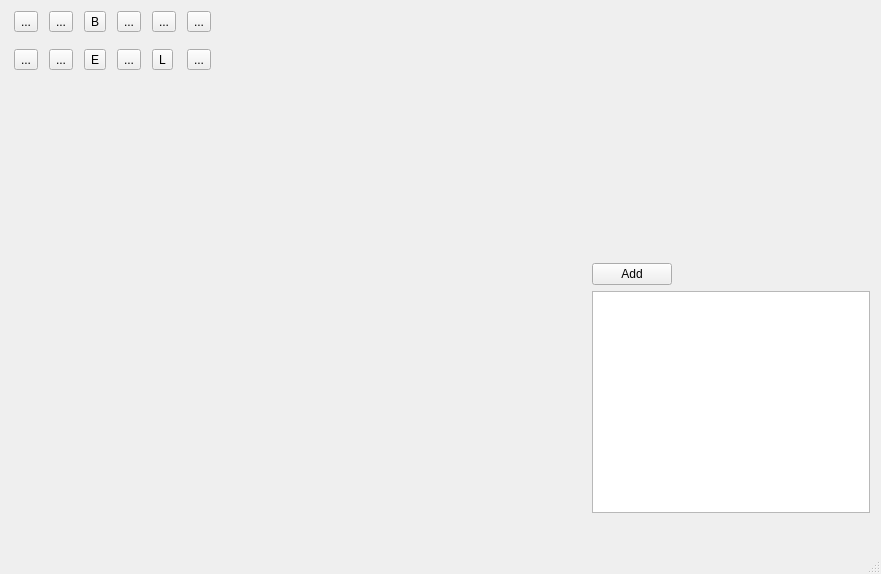
<?xml version="1.0" encoding="UTF-8"?>
<ui version="4.0">
 <class>MainWindow</class>
 <widget class="QMainWindow" name="MainWindow">
  <property name="geometry">
   <rect>
    <x>0</x>
    <y>0</y>
    <width>881</width>
    <height>574</height>
   </rect>
  </property>
  <property name="windowTitle">
   <string>MainWindow</string>
  </property>
  <widget class="QWidget" name="centralwidget">
   <widget class="QWidget" name="layerWidget" native="true">
    <property name="geometry">
     <rect>
      <x>592</x>
      <y>263</y>
      <width>278</width>
      <height>250</height>
     </rect>
    </property>
    <layout class="QGridLayout" name="gridLayout">
     <item row="0" column="0" alignment="Qt::AlignmentFlag::AlignLeft">
      <widget class="QPushButton" name="addLayerBtn">
       <property name="text">
        <string>Add</string>
       </property>
      </widget>
     </item>
     <item row="1" column="0">
      <widget class="QListView" name="layerListView"/>
     </item>
    </layout>
   </widget>
   <widget class="QWidget" name="canvasWidget" native="true">
    <property name="geometry">
     <rect>
      <x>11</x>
      <y>91</y>
      <width>581</width>
      <height>411</height>
     </rect>
    </property>
   </widget>
   <widget class="QWidget" name="toolBarWidget" native="true">
    <property name="geometry">
     <rect>
      <x>9</x>
      <y>0</y>
      <width>581</width>
      <height>80</height>
     </rect>
    </property>
    <widget class="QWidget" name="toolButtonWidget" native="true">
     <property name="geometry">
      <rect>
       <x>0</x>
       <y>0</y>
       <width>207</width>
       <height>83</height>
      </rect>
     </property>
     <layout class="QGridLayout" name="gridLayout_2">
      <item row="0" column="0">
       <widget class="QToolButton" name="panButton">
        <property name="text">
         <string>...</string>
        </property>
       </widget>
      </item>
      <item row="0" column="1">
       <widget class="QToolButton" name="selectButton">
        <property name="text">
         <string>...</string>
        </property>
       </widget>
      </item>
      <item row="0" column="2">
       <widget class="QToolButton" name="brushButton">
        <property name="text">
         <string>B</string>
        </property>
       </widget>
      </item>
      <item row="0" column="3">
       <widget class="QToolButton" name="fillButton">
        <property name="text">
         <string>...</string>
        </property>
       </widget>
      </item>
      <item row="0" column="4">
       <widget class="QToolButton" name="smudgeButton">
        <property name="text">
         <string>...</string>
        </property>
       </widget>
      </item>
      <item row="0" column="5">
       <widget class="QToolButton" name="textButton">
        <property name="text">
         <string>...</string>
        </property>
       </widget>
      </item>
      <item row="1" column="0">
       <widget class="QToolButton" name="liquifyButton">
        <property name="text">
         <string>...</string>
        </property>
       </widget>
      </item>
      <item row="1" column="1">
       <widget class="QToolButton" name="transformButton">
        <property name="text">
         <string>...</string>
        </property>
       </widget>
      </item>
      <item row="1" column="2">
       <widget class="QToolButton" name="eraseButton">
        <property name="font">
         <font>
          <pointsize>9</pointsize>
         </font>
        </property>
        <property name="text">
         <string>E</string>
        </property>
       </widget>
      </item>
      <item row="1" column="3">
       <widget class="QToolButton" name="eyedropButton">
        <property name="text">
         <string>...</string>
        </property>
       </widget>
      </item>
      <item row="1" column="4">
       <widget class="QToolButton" name="lineButton">
        <property name="text">
         <string>L</string>
        </property>
       </widget>
      </item>
      <item row="1" column="5">
       <widget class="QToolButton" name="zoomButton">
        <property name="text">
         <string>...</string>
        </property>
       </widget>
      </item>
     </layout>
    </widget>
   </widget>
  </widget>
  <widget class="QMenuBar" name="menubar">
   <property name="geometry">
    <rect>
     <x>0</x>
     <y>0</y>
     <width>881</width>
     <height>25</height>
    </rect>
   </property>
  </widget>
  <widget class="QStatusBar" name="statusbar"/>
 </widget>
 <resources/>
 <connections/>
</ui>
